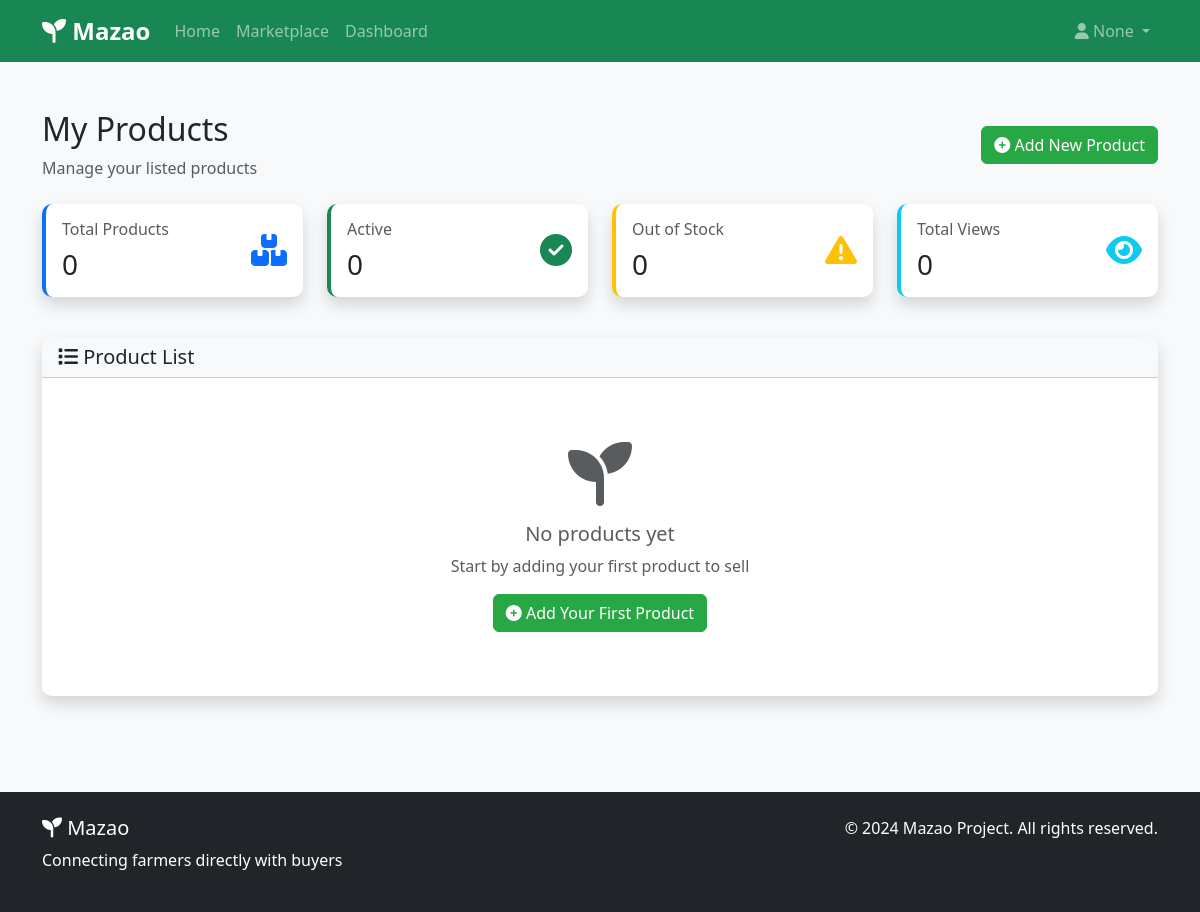
The app's page /products/farmer-products/ (signed in), older data.
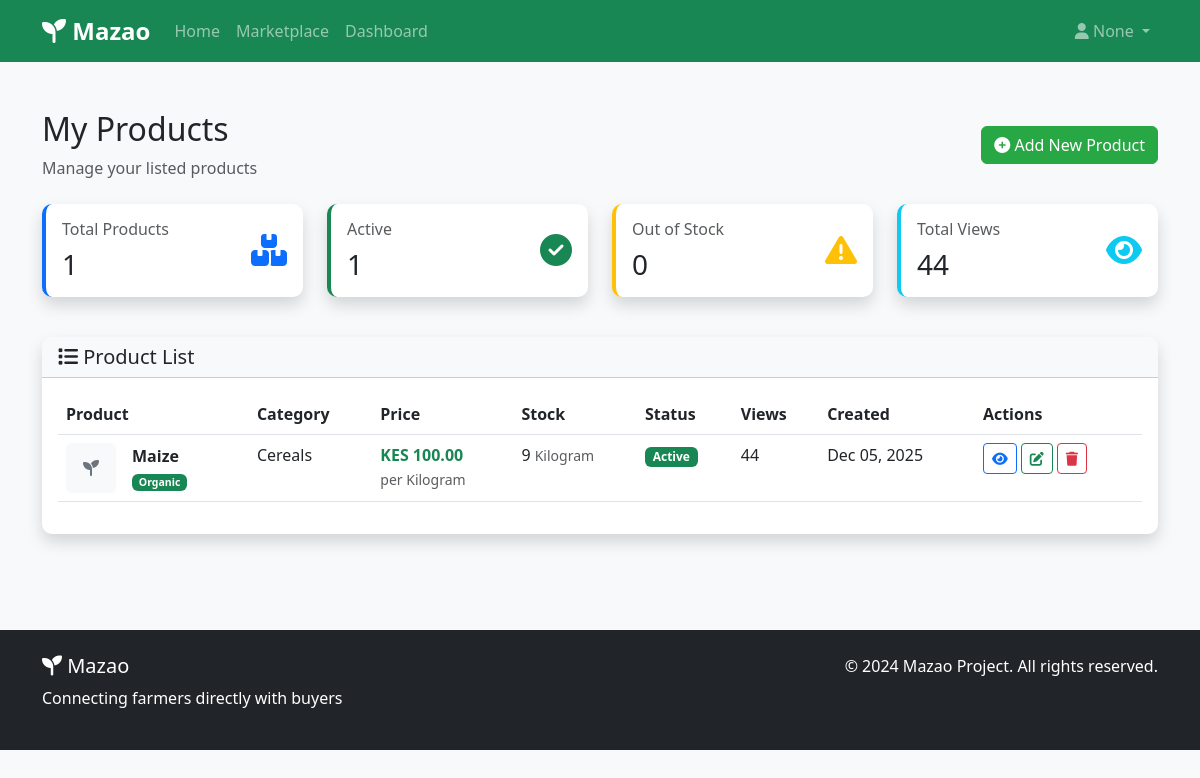
The same page, newer data.
### products/models.py (models this page shows, shortened)
class Product(models.Model):
    class ProductStatus(models.TextChoices):
        ACTIVE = 'active', 'Active'
        OUT_OF_STOCK = 'out_of_stock', 'Out of Stock'
        DISCONTINUED = 'discontinued', 'Discontinued'
    class UnitChoices(models.TextChoices):
        KG = 'kg', 'Kilogram'
        G = 'g', 'Gram'
        L = 'l', 'Liter'
        ML = 'ml', 'Milliliter'
        PIECE = 'piece', 'Piece'
        BUNCH = 'bunch', 'Bunch'
        DOZEN = 'dozen', 'Dozen'
    COUNTY_CHOICES = [
        ('', 'Select County'),
        ('nairobi', 'Nairobi'),
        ('mombasa', 'Mombasa'),
        ('kisumu', 'Kisumu'),
        ('nakuru', 'Nakuru'),
        ('eldoret', 'Eldoret'),
        ('thika', 'Thika'),
        ('kakamega', 'Kakamega'),
        ('kisii', 'Kisii'),
        ('nyeri', 'Nyeri'),
        ('meru', 'Meru'),
        ('machakos', 'Machakos'),
        ('kitui', 'Kitui'),
        ('embu', 'Embu'),
        ('kirinyaga', 'Kirinyaga'),
        ('muranga', 'Muranga'),
        ('kiambu', 'Kiambu'),
        ('bungoma', 'Bungoma'),
        ('busia', 'Busia'),
        ('homa_bay', 'Homa Bay'),
        ('migori', 'Migori'),
        ('siaya', 'Siaya'),
        ('vihiga', 'Vihiga'),
        ('baringo', 'Baringo'),
        ('bomet', 'Bomet'),
        ('elgeyo_marakwet', 'Elgeyo-Marakwet'),
        ('garissa', 'Garissa'),
        ('kilifi', 'Kilifi'),
        ('kwale', 'Kwale'),
        ('lamu', 'Lamu'),
        ('mandera', 'Mandera'),
        ('marsabit', 'Marsabit'),
        ('narok', 'Narok'),
        ('nyamira', 'Nyamira'),
        ('nyandarua', 'Nyandarua'),
        ('nandi', 'Nandi'),
        ('samburu', 'Samburu'),
        ('taita_taveta', 'Taita-Taveta'),
        ('tana_river', 'Tana River'),
        ('trans_nzoia', 'Trans Nzoia'),
        ('turkana', 'Turkana'),
        ('uasin_gishu', 'Uasin Gishu'),
        ('wajir', 'Wajir'),
        ('west_pokot', 'West Pokot'),
    ]
    name = models.CharField(max_length=200)
    slug = models.SlugField(unique=True)
    description = models.TextField()
    price = models.DecimalField(max_digits=10, decimal_places=2)
    quantity = models.PositiveIntegerField(default=1)
    unit = models.CharField(max_length=20, choices=UnitChoices.choices)
    min_order_quantity = models.PositiveIntegerField(default=1)
    category = models.ForeignKey(Category, on_delete=models.SET_NULL, null=True, related_name='products')
    seller = models.ForeignKey(User, on_delete=models.CASCADE, related_name='products')
    location = models.CharField(max_length=255, blank=True)
    county = models.CharField(
        max_length=50,
        choices=COUNTY_CHOICES,
        blank=True,
        null=True
    )
    image = models.ImageField(upload_to='products/', blank=True, null=True)
    is_organic = models.BooleanField(default=False)
    is_fresh = models.BooleanField(default=True)
    featured = models.BooleanField(default=False)
    available_from = models.DateField(null=True, blank=True)
    available_until = models.DateField(null=True, blank=True)
    status = models.CharField(
        max_length=20,
        choices=ProductStatus.choices,
        default=ProductStatus.ACTIVE
    )
    views = models.PositiveIntegerField(default=0)
    created_at = models.DateTimeField(auto_now_add=True)
    updated_at = models.DateTimeField(auto_now=True)
    class Meta:
        ordering = ['-created_at']

class Category(models.Model):
    name = models.CharField(max_length=100)
    slug = models.SlugField(unique=True)
    description = models.TextField(blank=True)
    icon = models.CharField(max_length=50, blank=True)
    class Meta:
        verbose_name_plural = "Categories"
        ordering = ['name']

### products/views.py (the view)
# urls.py: path('farmer-products/', views.farmer_products, name='farmer_products'),
@login_required
def farmer_products(request):
    if not request.user.is_farmer:
        messages.error(request, "Only farmers can access this page.")
        return redirect('home')
    products = Product.objects.filter(seller=request.user).order_by(
        '-created_at')  # FIXED: Changed from farmer to seller
    total_products = products.count()
    active_products = products.filter(status=Product.ProductStatus.ACTIVE).count()
    out_of_stock = products.filter(status=Product.ProductStatus.OUT_OF_STOCK).count()
    total_views = products.aggregate(total_views=models.Sum('views'))['total_views'] or 0
    context = {
        'products': products,
        'total_products': total_products,
        'active_products': active_products,
        'out_of_stock': out_of_stock,
        'total_views': total_views,
    }
    return render(request, 'products/farmer_products.html', context)

### users/models.py (called while the page is built)
    @property
    def is_farmer(self):
        return self.user_type == UserType.FARMER

### products/templates/products/farmer_products.html (shortened to what the changed rows need)
{% extends 'base.html' %}
{% block content %}
<div class="container py-5">
    <div class="row">
        <div class="col-12">
            <div class="d-flex justify-content-between align-items-center mb-4">
                <div>
                    <h2>My Products</h2>
                </div>
            </div>
            <div class="row mb-4">
                <div class="col-md-3 mb-3">
                    <div class="card shadow border-start border-primary border-4">
                        <div class="card-body">
                            <div class="d-flex justify-content-between">
                                <div>
                                    <h6 class="text-muted">Total Products</h6>
                                    <h3 class="mb-0">{{ total_products }}</h3>
                                </div>
                            </div>
                        </div>
                    </div>
                </div>
                <div class="col-md-3 mb-3">
                    <div class="card shadow border-start border-success border-4">
                        <div class="card-body">
                            <div class="d-flex justify-content-between">
                                <div>
                                    <h6 class="text-muted">Active</h6>
                                    <h3 class="mb-0">{{ active_products }}</h3>
                                </div>
                            </div>
                        </div>
                    </div>
                </div>
                <div class="col-md-3 mb-3">
                    <div class="card shadow border-start border-info border-4">
                        <div class="card-body">
                            <div class="d-flex justify-content-between">
                                <div>
                                    <h6 class="text-muted">Total Views</h6>
                                    <h3 class="mb-0">{{ total_views }}</h3>
                                </div>
                            </div>
                        </div>
                    </div>
                </div>
            </div>
            <div class="card shadow">
                <div class="card-body">
                    {% if products %}
                    <div class="table-responsive">
                        <table class="table table-hover">
                            <thead>
                                <tr>
                                    <th>Product</th>
                                    <th>Category</th>
                                    <th>Price</th>
                                    <th>Stock</th>
                                    <th>Status</th>
                                    <th>Views</th>
                                    <th>Created</th>
                                    <th>Actions</th>
                                </tr>
                            </thead>
                            <tbody>
                                {% for product in products %}
                                <tr>
                                    <td>
                                        <div class="d-flex align-items-center">
                                            {% if product.image %}
                                            <img src="{{ product.image.url }}"
                                                 class="rounded me-3 product-image"
                                                 alt="{{ product.name }}">
                                            {% else %}
                                            <div class="rounded me-3 no-image-placeholder">
                                                <i class="fas fa-seedling"></i>
                                            </div>
                                            {% endif %}
                                            <div>
                                                <strong>{{ product.name|truncatechars:30 }}</strong>
                                                <br>
                                                <small class="text-muted">
                                                    {% if product.is_organic %}
                                                    <span class="badge bg-success">Organic</span>
                                                    {% endif %}
                                                </small>
                                            </div>
                                        </div>
                                    </td>
                                    <td>{{ product.category.name|default:"-" }}</td>
                                    <td>
                                        <strong class="text-success">KES {{ product.price|floatformat:2 }}</strong>
                                        <br>
                                        <small class="text-muted">per {{ product.get_unit_display }}</small>
                                    </td>
                                    <td>
                                        {{ product.quantity }}
                                        <small class="text-muted">{{ product.get_unit_display }}</small>
                                    </td>
                                    <td>
                                        {% if product.status == 'active' %}
                                        <span class="badge bg-success status-badge">Active</span>
                                        {% elif product.status == 'draft' %}
                                        <span class="badge bg-secondary status-badge">Draft</span>
                                        {% elif product.status == 'out_of_stock' %}
                                        <span class="badge bg-warning status-badge">Out of Stock</span>
                                        {% else %}
                                        <span class="badge bg-danger status-badge">Discontinued</span>
                                        {% endif %}
                                    </td>
                                    <td>{{ product.views }}</td>
                                    <td>{{ product.created_at|date:"M d, Y" }}</td>
                                    <td>
                                        <div class="product-actions d-flex flex-column flex-md-row gap-1">
                                            <a href="{% url 'products:product_detail' product.slug %}"
                                               class="btn btn-sm btn-outline-primary"
                                               title="View"
                                               target="_blank">
                                                <i class="fas fa-eye"></i>
                                            </a>
                                            <a href="{% url 'products:edit_product' product.slug %}"
                                               class="btn btn-sm btn-outline-success"
                                               title="Edit">
                                                <i class="fas fa-edit"></i>
                                            </a>
                                            <button type="button"
                                               class="btn btn-sm btn-outline-danger"
                                               title="Delete"
                                               data-bs-toggle="modal"
                                               data-bs-target="#deleteModal{{ product.id }}">
                                                <i class="fas fa-trash"></i>
                                            </button>
                                        </div>
                                    </td>
                                </tr>
                                {% endfor %}
                            </tbody>
                        </table>
                    </div>
                    {% else %}
                    <div class="text-center py-5">
                        <i class="fas fa-seedling fa-4x text-muted mb-3"></i>
                        <h5 class="text-muted">No products yet</h5>
                        <p class="text-muted">Start by adding your first product to sell</p>
                        <a href="{% url 'products:add_product' %}" class="btn btn-success">
                            <i class="fas fa-plus-circle"></i> Add Your First Product
                        </a>
                    </div>
                    {% endif %}
                </div>
            </div>
        </div>
    </div>
</div>
{% endblock %}

Row changes from the older to the newer data that the page shows:
added Product: name "Maize", is_organic "Organic", category.name "Cereals", price "100.00", unit "Kilogram", quantity "9", status "Active", views "44", created_at "Dec 05, 2025"
Text that changed along with them:
{{ total_products }}: "0" → "1"
{{ active_products }}: "0" → "1"
{{ total_views }}: "0" → "44"
text no longer shown: "No products yet Start by adding your first product to sell Add Your First Product"
text now shown: "Product Category Price Stock Status Views Created Actions"
